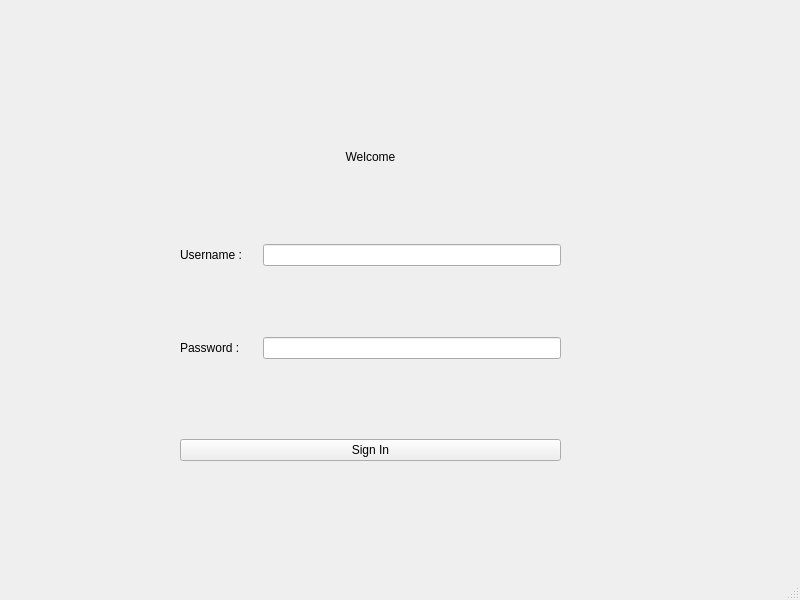
<?xml version="1.0" encoding="UTF-8"?>
<ui version="4.0">
 <class>LoginPage</class>
 <widget class="QMainWindow" name="LoginPage">
  <property name="geometry">
   <rect>
    <x>0</x>
    <y>0</y>
    <width>800</width>
    <height>600</height>
   </rect>
  </property>
  <property name="windowTitle">
   <string>MainWindow</string>
  </property>
  <widget class="QWidget" name="centralwidget">
   <widget class="QWidget" name="gridLayoutWidget">
    <property name="geometry">
     <rect>
      <x>160</x>
      <y>130</y>
      <width>421</width>
      <height>351</height>
     </rect>
    </property>
    <layout class="QFormLayout" name="formLayout">
     <property name="fieldGrowthPolicy">
      <enum>QFormLayout::AllNonFixedFieldsGrow</enum>
     </property>
     <property name="horizontalSpacing">
      <number>20</number>
     </property>
     <property name="verticalSpacing">
      <number>20</number>
     </property>
     <property name="leftMargin">
      <number>20</number>
     </property>
     <property name="topMargin">
      <number>20</number>
     </property>
     <property name="rightMargin">
      <number>20</number>
     </property>
     <property name="bottomMargin">
      <number>20</number>
     </property>
     <item row="0" column="0" colspan="2">
      <widget class="QLabel" name="label">
       <property name="text">
        <string>Welcome</string>
       </property>
       <property name="alignment">
        <set>Qt::AlignCenter</set>
       </property>
      </widget>
     </item>
     <item row="2" column="0" colspan="2">
      <spacer name="verticalSpacer">
       <property name="orientation">
        <enum>Qt::Vertical</enum>
       </property>
       <property name="sizeHint" stdset="0">
        <size>
         <width>20</width>
         <height>40</height>
        </size>
       </property>
      </spacer>
     </item>
     <item row="3" column="0">
      <widget class="QLabel" name="label_2">
       <property name="text">
        <string>Username :</string>
       </property>
      </widget>
     </item>
     <item row="3" column="1">
      <widget class="QLineEdit" name="usernameInputEdit"/>
     </item>
     <item row="5" column="0" colspan="2">
      <spacer name="verticalSpacer_2">
       <property name="orientation">
        <enum>Qt::Vertical</enum>
       </property>
       <property name="sizeHint" stdset="0">
        <size>
         <width>20</width>
         <height>20</height>
        </size>
       </property>
      </spacer>
     </item>
     <item row="6" column="0">
      <widget class="QLabel" name="label_3">
       <property name="text">
        <string>Password : </string>
       </property>
      </widget>
     </item>
     <item row="6" column="1">
      <widget class="QLineEdit" name="passwordInputEdit">
       <property name="text">
        <string/>
       </property>
       <property name="echoMode">
        <enum>QLineEdit::Password</enum>
       </property>
      </widget>
     </item>
     <item row="8" column="0" colspan="2">
      <spacer name="verticalSpacer_3">
       <property name="orientation">
        <enum>Qt::Vertical</enum>
       </property>
       <property name="sizeHint" stdset="0">
        <size>
         <width>20</width>
         <height>40</height>
        </size>
       </property>
      </spacer>
     </item>
     <item row="9" column="0" colspan="2">
      <widget class="QPushButton" name="signInButton">
       <property name="text">
        <string>Sign In</string>
       </property>
      </widget>
     </item>
    </layout>
   </widget>
  </widget>
  <widget class="QMenuBar" name="menubar">
   <property name="geometry">
    <rect>
     <x>0</x>
     <y>0</y>
     <width>800</width>
     <height>22</height>
    </rect>
   </property>
  </widget>
  <widget class="QStatusBar" name="statusbar"/>
 </widget>
 <resources/>
 <connections/>
</ui>
